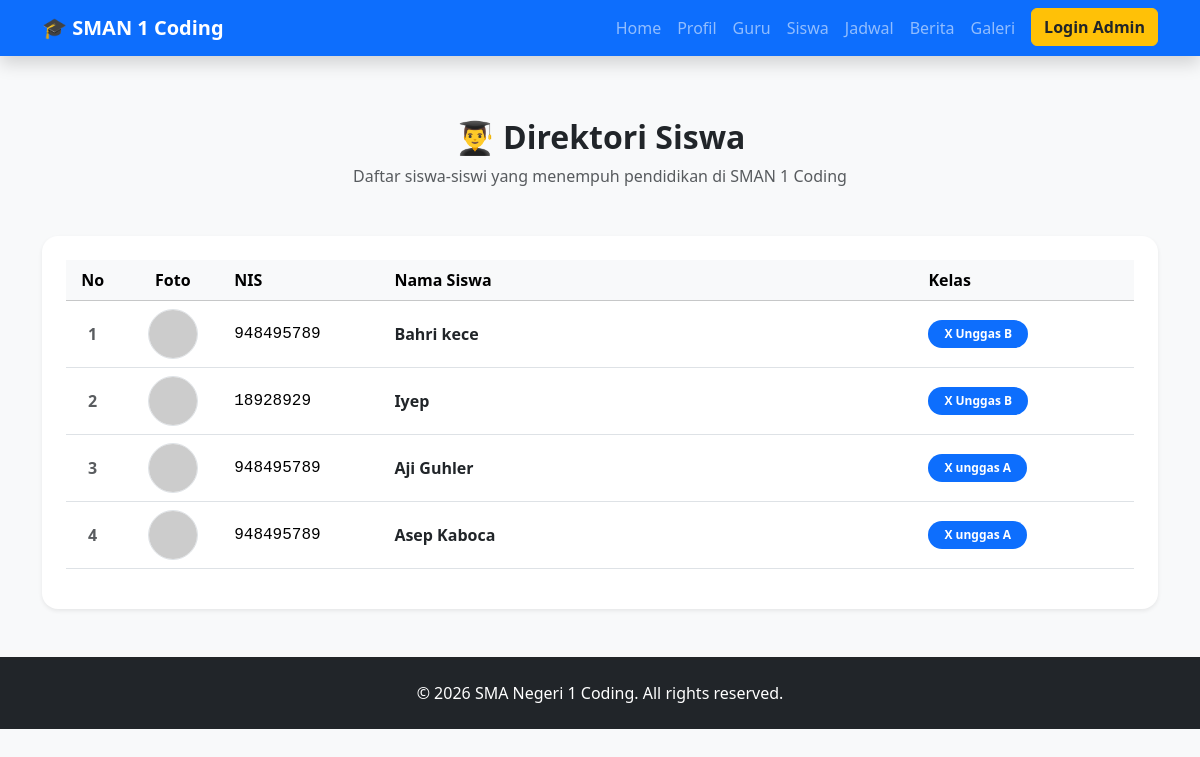
The app's page /siswa.php with its own data.
### tables this page shows
CREATE TABLE `siswa` (
  `id` int NOT NULL,
  `nis` varchar(20) NOT NULL,
  `nama` varchar(100) NOT NULL,
  `id_kelas` int DEFAULT NULL,
  `foto` varchar(255) DEFAULT NULL
);

CREATE TABLE `kelas` (
  `id` int NOT NULL,
  `nama_kelas` varchar(50) NOT NULL,
  `wali_kelas` varchar(100) NOT NULL
);

### siswa.php (the view, shortened to what this page needs)
<?php
include 'includes/header.php';
?>
<div class="container mt-5 mb-5">
    <div class="text-center mb-5">
        <h2 class="fw-bold text-warning text-dark">👨‍🎓 Direktori Siswa</h2>
        <p class="text-muted">Daftar siswa-siswi yang menempuh pendidikan di SMAN 1 Coding</p>
    </div>
    <div class="card border-0 shadow-sm rounded-4 overflow-hidden">
        <div class="card-body p-4">
            <div class="table-responsive">
                <table class="table table-hover align-middle">
                    <thead class="table-light">
                        <tr>
                            <th width="5%" class="text-center">No</th>
                            <th width="10%" class="text-center">Foto</th>
                            <th width="15%">NIS</th>
                            <th>Nama Siswa</th>
                            <th width="20%">Kelas</th>
                        </tr>
                    </thead>
                    <tbody>
                        <?php
                        $no = 1;
                        $query = mysqli_query($koneksi, "SELECT siswa.*, kelas.nama_kelas FROM siswa LEFT JOIN kelas ON siswa.id_kelas = kelas.id ORDER BY kelas.nama_kelas ASC, siswa.nama ASC");
                        if (mysqli_num_rows($query) > 0) {
                            while ($data = mysqli_fetch_array($query)) {
                        ?>
                        <tr>
                            <td class="text-center fw-bold text-muted"><?= $no++; ?></td>
                            <td class="text-center">
                                <?php if ($data['foto'] != ""): ?>
                                    <img src="uploads/<?= $data['foto']; ?>" alt="Foto" class="rounded-circle border" style="width: 50px; height: 50px; object-fit: cover;">
                                <?php else: ?>
                                    <img src="https://ui-avatars.com/api/?name=<?= urlencode($data['nama']); ?>&background=random" class="rounded-circle border" style="width: 50px; height: 50px;">
                                <?php endif; ?>
                            </td>
                            <td class="font-monospace"><?= htmlspecialchars($data['nis']); ?></td>
                            <td class="fw-bold text-dark"><?= htmlspecialchars($data['nama']); ?></td>
                            <td>
                                <span class="badge bg-primary px-3 py-2 rounded-pill">
                                    <?= $data['nama_kelas'] ? htmlspecialchars($data['nama_kelas']) : 'Belum Ada Kelas'; ?>
                                </span>
                            </td>
                        </tr>
                        <?php
                            }
                        } else {
                        ?>
                            <tr>
                                <td colspan="5" class="text-center text-muted py-4">Belum ada data siswa.</td>
                            </tr>
                        <?php } ?>
                    </tbody>
                </table>
            </div>
        </div>
    </div>
</div>
<?php
include 'includes/footer.php';
?>

### includes/header.php (style rules this page uses)
body { padding-top: 70px; background-color: #f8f9fa; }

### records on screen
siswa: nis "948495789", nama "Bahri kece", id_kelas.nama_kelas "X Unggas B"
siswa: nis "18928929", nama "Iyep", id_kelas.nama_kelas "X Unggas B"
siswa: nis "948495789", nama "Aji Guhler", id_kelas.nama_kelas "X unggas A"
siswa: nis "948495789", nama "Asep Kaboca", id_kelas.nama_kelas "X unggas A"
